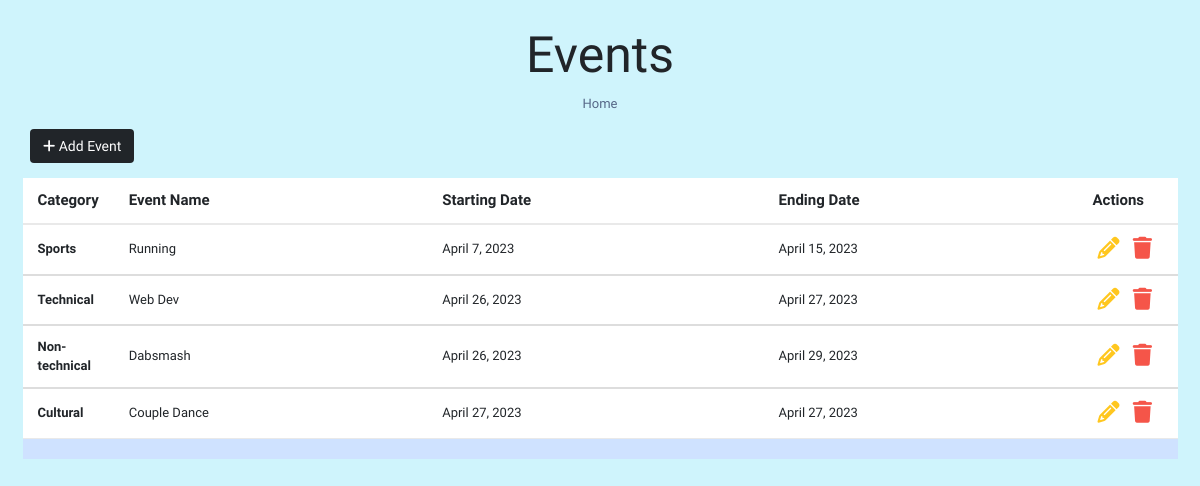
/event, run on the app's committed database.
### myapp/models.py (models this page shows)
class Event(models.Model):
    category = models.CharField(max_length=100, null=False)
    event_name = models.CharField(max_length=100, null=False)
    starting_date = models.DateField()
    ending_date = models.DateField()
    def __str__(self):
        return "%s %s" %(self.category, self.event_name)

### myapp/views.py (the view)
# urls.py: path('event', views.event, name='event'),
def event(request):
    events = Event.objects.all()
    context = {
        'events': events
    }
    print(context)
    return render(request, 'event.html', context)

### myapp/templates/event.html (shortened to what this page needs)
<!DOCTYPE html>
<html lang="en">
  <head>
    <link
      href="https://cdn.jsdelivr.net/npm/bootstrap@5.3.0-alpha3/dist/css/bootstrap.min.css"
      rel="stylesheet"
    />
    <link
      rel="stylesheet"
      href="https://maxcdn.bootstrapcdn.com/font-awesome/4.7.0/css/font-awesome.min.css"
    />
    <link
      rel="stylesheet"
      href="https://maxcdn.bootstrapcdn.com/bootstrap/3.3.7/css/bootstrap.min.css"
    />
    <link rel="stylesheet" href="/static/event.css" class="css" />
  </head>
  <body class="bg-info-subtle">
    <div class="container-sm">
      <div class="row my-2 text-center">
        <div class="col">
          <h1 class="display-1 text-dark">Events</h1>
          <a class="nav-link " href="/"
            >Home <span class="sr-only">(current)</span></a
          >
        </div>
      </div>
      <div class="row my-4">
        <div class="col">
          <a href="#m" id="add-btn" class="btn btn-dark" data-toggle="modal">
            <i class="fa-solid fa-plus"></i>
            <span>Add Event</span></a
          >
        </div>
      </div>
      <div class="row bg-primary-subtle">
        <table class="table">
          <thead>
            <tr>
              <th class="fs-4 fw-bold">Category</th>
              <th class="fs-4 fw-bold">Event Name</th>
              <th class="fs-4 fw-bold">Starting Date</th>
              <th class="fs-4 fw-bold">Ending Date</th>
              <th class="fs-4 fw-bold">Actions</th>
            </tr>
          </thead>
          {% for i in events %}
          <tbody>
            <tr>
              <th>{{i.category}}</th>
              <td>{{i.event_name}}</td>
              <td>{{i.starting_date}}</td>
              <td>{{i.ending_date}}</td>
              <td>
                <a
                  href="#editEmployeeModal-{{forloop.counter}}"
                  class="edit"
                  data-toggle="modal"
                  ><i class="fa-solid fa-pencil"></i
                ></a>
                <a
                  href="#deleteEmployeeModal-{{forloop.counter}}"
                  class="delete"
                  data-toggle="modal"
                  ><i class="fa-solid fa-trash"></i
                ></a>
              </td>
            </tr>
          </tbody>
          {% endfor %}
        </table>
      </div>
    </div>
  </body>
</html>

### myapp/static/event.css (style rules this page uses)
body { background-color: #000; color: #566787; background: #f5f5f5; font-family: "Varela Round", sans-serif; font-size: 13px; }
a { display: inline; }
table.table tr th, table.table tr td { border-color: #e9e9e9; padding: 12px 15px; vertical-align: middle; }
table.table tr th:first-child { width: 60px; }
table.table tr th:last-child { width: 100px; }
table.table td:last-child i { opacity: 0.9; font-size: 22px; margin: 0 5px; }
table.table td a { font-weight: bold; color: #566787; display: inline-block; text-decoration: none; outline: none !important; }
table.table td a.edit { color: #ffc107; }
table.table td a.delete { color: #f44336; }
table.table td i { font-size: 19px; }
#add-btn { background-color: dark; }

### data on the page
Event: category "Sports", event_name "Running", starting_date "April 7, 2023", ending_date "April 15, 2023"
Event: category "Technical", event_name "Web Dev", starting_date "April 26, 2023", ending_date "April 27, 2023"
Event: category "Non-technical", event_name "Dabsmash", starting_date "April 26, 2023", ending_date "April 29, 2023"
Event: category "Cultural", event_name "Couple Dance", starting_date "April 27, 2023", ending_date "April 27, 2023"
